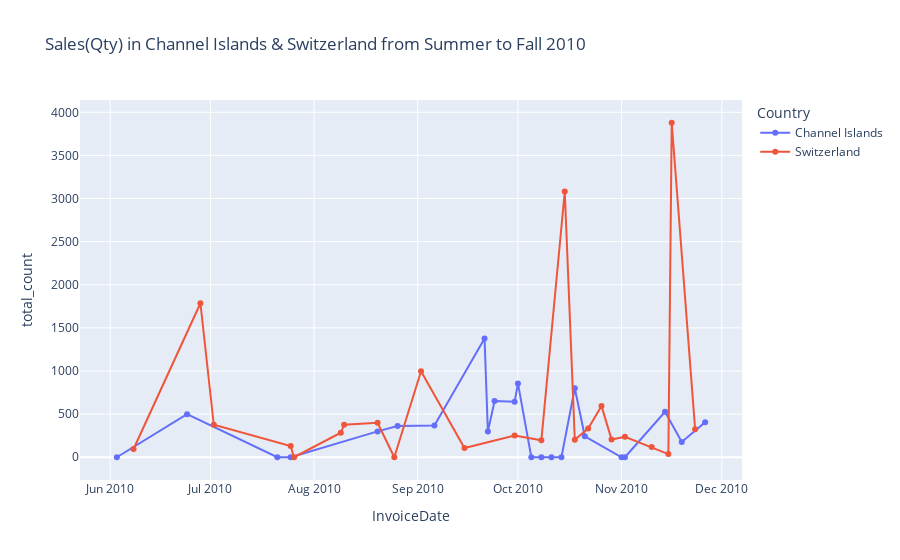

Notebook source saved alongside this figure:
### Code cell
fig = px.line(sales_inv_sales_country, x='InvoiceDate', y='total_count', color='Country',
                  hover_data=['InvoiceDate','total_count'], markers=True, \
                           title='Sales(Qty) in Channel Islands & Switzerland from Summer to Fall 2010')
fig.show()

### Figure 1 — Plotly figure (JSON) as saved in the notebook; plotly's stock layout.template omitted (floating-point values rounded to 4 significant figures)
{"data": [{"hovertemplate": "Country=Channel Islands<br>InvoiceDate=%{x}<br>total_count=%{y}<extra></extra>", "legendgroup": "Channel Islands", "line": {"color": "#636efa", "dash": "solid"}, "marker": {"symbol": "circle"}, "mode": "lines+markers", "name": "Channel Islands", "orientation": "v", "showlegend": true, "type": "scatter", "x": ["2010-06-03T00:00:00", "2010-06-24T00:00:00", "2010-07-21T00:00:00", "2010-07-25T00:00:00", "2010-08-20T00:00:00", "2010-08-26T00:00:00", "2010-09-06T00:00:00", "2010-09-21T00:00:00", "2010-09-22T00:00:00", "2010-09-24T00:00:00", "2010-09-30T00:00:00", "2010-10-01T00:00:00", "2010-10-05T00:00:00", "2010-10-08T00:00:00", "2010-10-11T00:00:00", "2010-10-14T00:00:00", "2010-10-18T00:00:00", "2010-10-21T00:00:00", "2010-11-01T00:00:00", "2010-11-02T00:00:00", "2010-11-14T00:00:00", "2010-11-19T00:00:00", "2010-11-26T00:00:00"], "xaxis": "x", "y": [0, 500, 0, 0, 300, 362, 367, 1377, 300, 652, 645, 856, 0, 0, 0, 0, 800, 243, 0, 0, 528, 177, 406], "yaxis": "y"}, {"hovertemplate": "Country=Switzerland<br>InvoiceDate=%{x}<br>total_count=%{y}<extra></extra>", "legendgroup": "Switzerland", "line": {"color": "#EF553B", "dash": "solid"}, "marker": {"symbol": "circle"}, "mode": "lines+markers", "name": "Switzerland", "orientation": "v", "showlegend": true, "type": "scatter", "x": ["2010-06-08T00:00:00", "2010-06-28T00:00:00", "2010-07-02T00:00:00", "2010-07-25T00:00:00", "2010-07-26T00:00:00", "2010-08-09T00:00:00", "2010-08-10T00:00:00", "2010-08-20T00:00:00", "2010-08-25T00:00:00", "2010-09-02T00:00:00", "2010-09-15T00:00:00", "2010-09-30T00:00:00", "2010-10-08T00:00:00", "2010-10-15T00:00:00", "2010-10-18T00:00:00", "2010-10-22T00:00:00", "2010-10-26T00:00:00", "2010-10-29T00:00:00", "2010-11-02T00:00:00", "2010-11-10T00:00:00", "2010-11-15T00:00:00", "2010-11-16T00:00:00", "2010-11-23T00:00:00"], "xaxis": "x", "y": [96, 1786, 377, 130, 0, 284, 378, 400, 0, 998, 107, 251, 196, 3082, 203, 332, 593, 205, 238, 119, 37, 3879, 326], "yaxis": "y"}], "layout": {"legend": {"title": {"text": "Country"}, "tracegroupgap": 0}, "title": {"text": "Sales(Qty) in Channel Islands & Switzerland from Summer to Fall 2010"}, "xaxis": {"anchor": "y", "domain": [0, 1], "title": {"text": "InvoiceDate"}}, "yaxis": {"anchor": "x", "domain": [0, 1], "title": {"text": "total_count"}}}}
